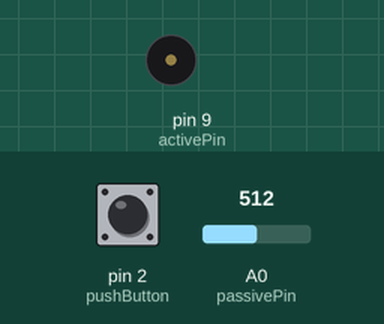
Recording of a sketch running on a simulated Arduino Uno, built with avr-gcc and run on an emulated ATmega328P. On the bench: buzzer (waves = sounding). The test bench sets the inputs (shaded band); at power-on: pin 2 (pushButton) LOW, A0 (passivePin) = 512. What the sketch prints to the serial monitor is not drawn.

Above: at 4.3 s.
4.4 s: pin 2 (pushButton) pulled HIGH for 1 s
At 5.2 s:
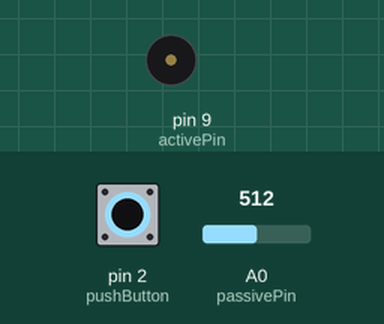
8.4 s: pin 2 (pushButton) pulled HIGH for 3.2 s
At 16.4 s:
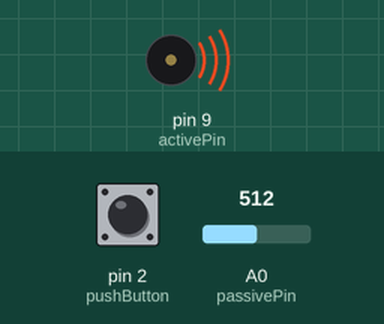
Timing chart, 0 to 17.9 s (numbered marks = the images above; inputs shaded):
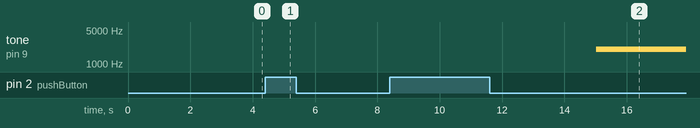

Measured:
- after the input at 4.4 s, tone on pin 9 (activePin): stays silent (without the input it goes to 2000 Hz after 0.61 s)
- after the input at 8.4 s, tone on pin 9 (activePin): silent → 2000 Hz after 6.6 s instead of 1.6 s

The sketch:

knockDetector.ino
```cpp
const int passivePin = A0;
const int activePin = 9;
const int pushButton = 2;

int buttonState = 0;
int speakerValue = 0;
unsigned long previousMillis = 0;
unsigned long currentMillis = 0;

const int threshold = 71;

void setup() {
  pinMode(passivePin, INPUT);
  pinMode(pushButton, INPUT);
  pinMode(activePin, OUTPUT);
  Serial.begin(9600);
}

void loop() {
  speakerValue = analogRead(passivePin);
  if (speakerValue != 0) {
    Serial.println(speakerValue);
  }
  if (speakerValue > threshold) {
    currentMillis = millis();
    Serial.println("Knock");
    if(currentMillis - previousMillis >= 5000) {
      previousMillis = currentMillis;
      tone(activePin, 2000);
    }
  }
  buttonState = digitalRead(pushButton);
  if (buttonState == 1) {
    noTone(activePin);
  }
}
```
